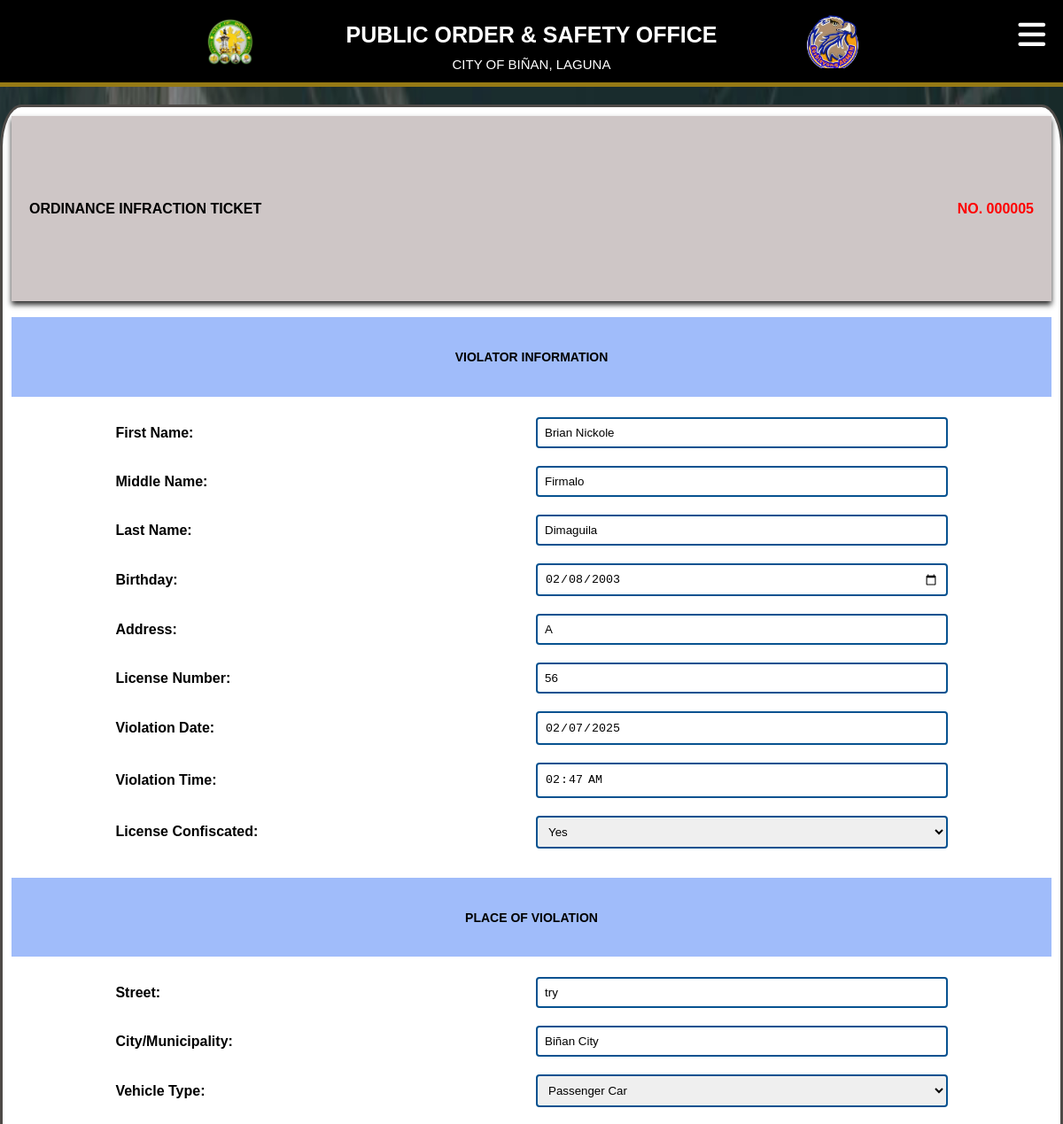
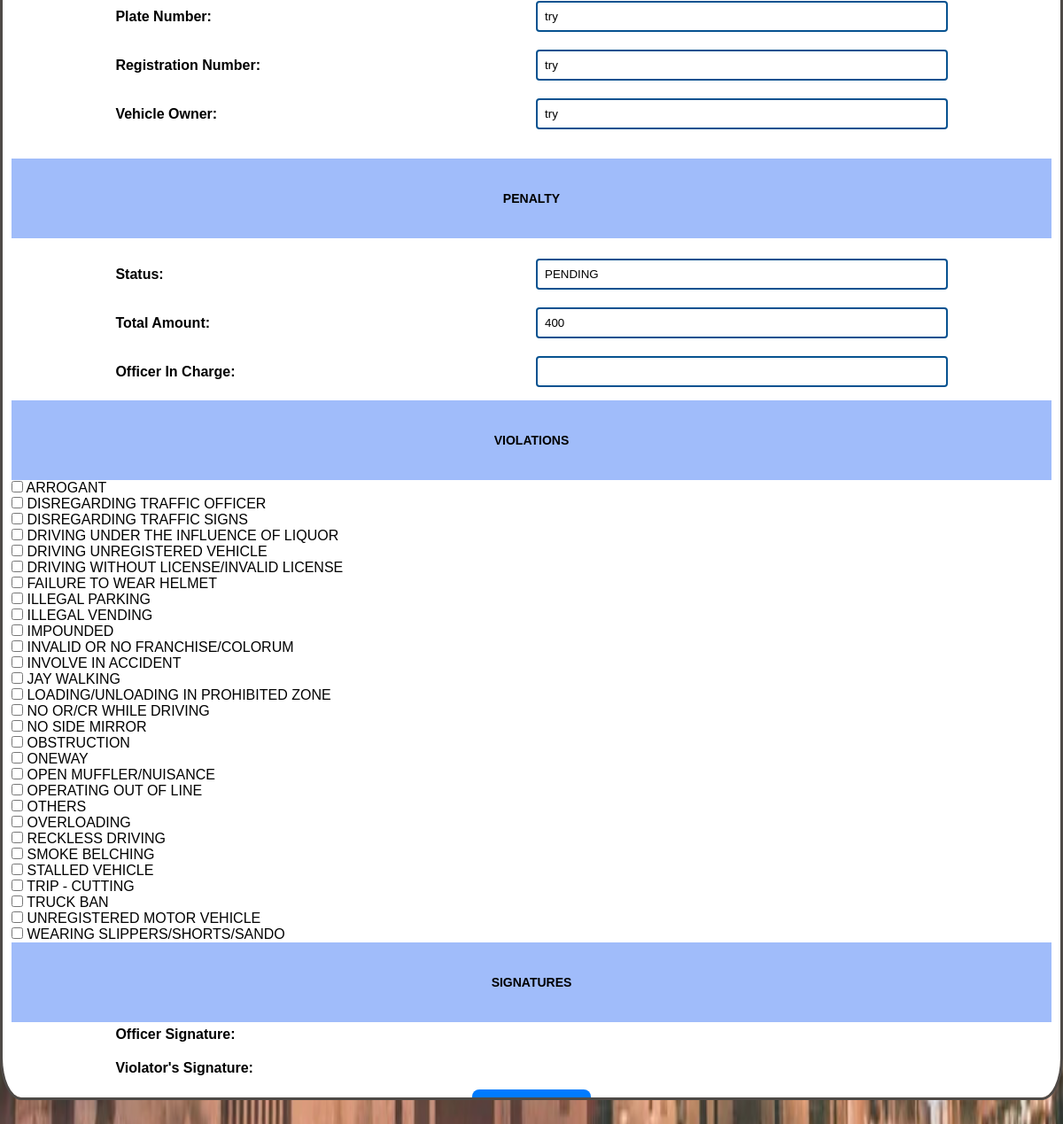
/admin/sm.php?ticket_number=000005 (signed in), run on the app's committed database (2 pictures, top to bottom).
### tables this page shows
CREATE TABLE `report` (
  `ID` int(11) NOT NULL,
  `ticket_number` varchar(6) DEFAULT NULL,
  `first_name` varchar(100) DEFAULT NULL,
  `middle_name` varchar(100) DEFAULT NULL,
  `last_name` varchar(100) DEFAULT NULL,
  `dob` date DEFAULT NULL,
  `address` varchar(255) DEFAULT NULL,
  `license` varchar(255) NOT NULL,
  `confiscated` enum('yes','no') NOT NULL,
  `violation_date` date DEFAULT NULL,
  `violation_time` time DEFAULT NULL,
  `street` varchar(100) DEFAULT NULL,
  `plate_number` varchar(20) DEFAULT NULL,
  `city` varchar(100) DEFAULT NULL,
  `registration` varchar(100) DEFAULT NULL,
  `vehicle_type` varchar(50) DEFAULT NULL,
  `vehicle_owner` varchar(100) DEFAULT NULL,
  `created_at` timestamp NOT NULL DEFAULT current_timestamp(),
  `signature` longblob NOT NULL
);

CREATE TABLE `3_violation` (
  `ID` int(10) NOT NULL,
  `ticket_number` varchar(255) NOT NULL,
  `license` varchar(255) DEFAULT NULL,
  `first_name` varchar(255) NOT NULL,
  `last_name` varchar(255) NOT NULL,
  `third_violation` varchar(1000) NOT NULL,
  `third_total` int(10) NOT NULL,
  `others_violation` varchar(1000) NOT NULL,
  `others_total` int(10) NOT NULL,
  `notes` varchar(1000) NOT NULL,
  `STATUS` varchar(255) NOT NULL DEFAULT 'PENDING',
  `3o_firstname` text NOT NULL,
  `3o_lastname` text NOT NULL,
  `3o_signature` longblob NOT NULL
);

### admin/sm.php (the view, shortened to what this page needs)
<?php
include 'connection.php';
$ticket_number = isset($_GET['ticket_number']) ? $_GET['ticket_number'] : '';
$stmt = $conn->prepare("
    SELECT
        r.ticket_number,
        r.violation_date,
        r.violation_time,
        r.first_name,
        r.middle_name,
        r.last_name,
        r.dob,
        r.address,
        r.license,
        r.registration,
        r.vehicle_owner,
        r.confiscated,
        r.street,                -- Street of violation
        r.city,                 -- City/Municipality
        r.vehicle_type,             -- Vehicle Type
        r.plate_number,             -- Plate Number
        r.signature AS violator_signature  -- Signature of violator (BLOB)
    FROM
        report AS r
    WHERE
        r.ticket_number = :ticket_number
");
$stmt->bindParam(':ticket_number', $ticket_number);
$stmt->execute();
$report = $stmt->fetch(PDO::FETCH_ASSOC);
$status = $amount = $officer_name = $officer_signature = '';
$stmt = $conn->prepare("
    SELECT
        v3.status,
        v3.third_total,
        v3.others_total,
        v3.3o_firstname,
        v3.3o_lastname,
        v3.3o_signature
    FROM
        3_violation AS v3
    WHERE
        v3.ticket_number = :ticket_number
");
$stmt->bindParam(':ticket_number', $ticket_number);
$stmt->execute();
$violation3 = $stmt->fetch(PDO::FETCH_ASSOC);
if ($violation3) {
    $status = $violation3['status'];
    $amount = $violation3['third_total'] + $violation3['others_total'];
    $officer_name = $violation3['3o_firstname'] . ' ' . $violation3['3o_lastname'];
}
?>
<!DOCTYPE html>
<html lang="en">
<head>
    <link rel="stylesheet" href="/poso/admin/css/sm.css">
    <link rel="stylesheet" href="https://cdnjs.cloudflare.com/ajax/libs/font-awesome/6.0.0-beta3/css/all.min.css">
</head>
<body>
    <nav class="navbar">
        <img src="/POSO/images/left.png" alt="Left Logo" class="logo">
        <div>
            <p class="public" >PUBLIC ORDER & SAFETY OFFICE</p>
            <p class="city">CITY OF BIÑAN, LAGUNA</p>
        </div>
        <img src="/POSO/images/arman.png" alt="POSO Logo" class="logo">
        <div class="hamburger" id="hamburger-icon">
            <i class="fa fa-bars"></i>
        </div>
    </nav>
    <form class="sm" method="POST" action="update_report.php?ticket_number=<?= $_GET['ticket_number'] ?>">
        <div class="inside">
            <h2 class="gray" style="display: flex; justify-content: space-between; align-items: center;">
                ORDINANCE INFRACTION TICKET
                <span style="color: red;">NO. <?= htmlspecialchars($report['ticket_number']) ?></span>
            </h2>
            <div class="violator-info">
                <br>
                <h3 class="title">VIOLATOR INFORMATION</h3>
                <br>
                <div class="info-container">
                    <div><strong>First Name:</strong></div>
                    <div><input type="text" name="first_name" value="<?= htmlspecialchars($report['first_name']) ?>"></div>
                </div>
                <div class="info-container">
                    <div><strong>Middle Name:</strong></div>
                    <div><input type="text" name="middle_name" value="<?= htmlspecialchars($report['middle_name']) ?>"></div>
                </div>
                <div class="info-container">
                    <div><strong>Last Name:</strong></div>
                    <div><input type="text" name="last_name" value="<?= htmlspecialchars($report['last_name']) ?>"></div>
                </div>
                <div class="info-container">
                    <div><strong>Birthday:</strong></div>
<div><input type="date" name="dob" value="<?= htmlspecialchars($report['dob']) ?>"></div>
                </div>
                <div class="info-container">
                    <div><strong>Address:</strong></div>
                    <div><input type="text" name="address" value="<?= htmlspecialchars($report['address']) ?>"></div>
                </div>
                <div class="info-container">
                    <div><strong>License Number:</strong></div>
                    <div><input type="text" name="license" value="<?= htmlspecialchars($report['license']) ?>" readonly></div>
                </div>
                <div class="info-container">
                    <div><strong>Violation Date:</strong></div>
                    <div><input type="date" name="violation_date" value="<?= htmlspecialchars($report['violation_date']) ?>" readonly></div>
                </div>
                <div class="info-container">
                    <div><strong>Violation Time:</strong></div>
                    <div><input type="time" name="violation_time" value="<?= htmlspecialchars($report['violation_time']) ?>" readonly></div>
                </div>
                <div class="info-container">
                    <div><strong>License Confiscated:</strong></div>
                    <div>
                        <select name="confiscated">
                            <option value="1" <?= $report['confiscated'] ? 'selected' : '' ?>>Yes</option>
                        </select>
                    </div>
                </div>
            </div>
            <div class="place-info">
                <br>
                <h3 class="title">PLACE OF VIOLATION</h3>
                <br>
                <div class="info-container">
                    <div><strong>Street:</strong></div>
                    <div><input type="text" name="street" value="<?= htmlspecialchars($report['street']) ?>"readonly></div>
                </div>
                <div class="info-container">
                    <div><strong>City/Municipality:</strong></div>
                    <div><input type="text" name="city" value="<?= htmlspecialchars($report['city']) ?>"readonly></div>
                </div>
                <div class="info-container">
                    <div><strong>Vehicle Type:</strong></div>
                    <div>
                        <select id="vehicle_type" name="vehicle_type" class="form-control">
                            <option value="Passenger Car" <?= $report['vehicle_type'] == 'Passenger Car' ? 'selected' : '' ?>>Passenger Car</option>
                        </select>
                    </div>
                </div>
                <div class="info-container">
                    <div><strong>Plate Number:</strong></div>
                    <div><input type="text" name="plate_number" value="<?= htmlspecialchars($report['plate_number']) ?>"readonly></div>
                </div>
                <div class="info-container">
                    <div><strong>Registration Number:</strong></div>
                    <div><input type="text" name="registration" value="<?= htmlspecialchars($report['registration']) ?>"readonly></div>
                </div>
                <div class="info-container">
                    <div><strong>Vehicle Owner:</strong></div>
                    <div><input type="text" name="vehicle_owner" value="<?= htmlspecialchars($report['vehicle_owner']) ?>"></div>
                </div>
            </div>
            <div class="penalty-info">
                <br>
                <h3 class="title">PENALTY</h3>
                <br>
                <div class="info-container">
                    <div><strong>Status:</strong></div>
                    <div><input type="text" name="status" value="<?= htmlspecialchars($status) ?>"></div>
                </div>
                <div class="info-container">
                    <div><strong>Total Amount:</strong></div>
                    <div><input type="number" name="amount" value="<?= htmlspecialchars($amount) ?>" step="0.01"></div>
                </div>
                <div class="info-container">
                    <div><strong>Officer In Charge:</strong></div>
                    <div><input type="text" name="officer_name" value="<?= htmlspecialchars($officer_name) ?>"readonly></div>
                </div>
                <h3 class="title">VIOLATIONS</h3>
                <div class="violations-container">
                    <label><input type="checkbox" name="violations[]" value="FAILURE TO WEAR HELMET"> FAILURE TO WEAR HELMET</label><br>
                    <label><input type="checkbox" name="violations[]" value="OPEN MUFFLER/NUISANCE"> OPEN MUFFLER/NUISANCE</label><br>
                    <label><input type="checkbox" name="violations[]" value="ARROGANT"> ARROGANT</label><br>
                    <label><input type="checkbox" name="violations[]" value="ONEWAY"> ONEWAY</label><br>
                    <label><input type="checkbox" name="violations[]" value="ILLEGAL PARKING"> ILLEGAL PARKING</label><br>
                    <label><input type="checkbox" name="violations[]" value="DRIVING WITHOUT LICENSE/INVALID LICENSE"> DRIVING WITHOUT LICENSE/INVALID LICENSE</label><br>
                    <label><input type="checkbox" name="violations[]" value="NO OR/CR WHILE DRIVING"> NO OR/CR WHILE DRIVING</label><br>
                    <label><input type="checkbox" name="violations[]" value="DRIVING UNREGISTERED VEHICLE"> DRIVING UNREGISTERED VEHICLE</label><br>
                    <label><input type="checkbox" name="violations[]" value="UNREGISTERED MOTOR VEHICLE"> UNREGISTERED MOTOR VEHICLE</label><br>
                    <label><input type="checkbox" name="violations[]" value="OBSTRUCTION"> OBSTRUCTION</label><br>
                    <label><input type="checkbox" name="violations[]" value="DISREGARDING TRAFFIC SIGNS"> DISREGARDING TRAFFIC SIGNS</label><br>
                    <label><input type="checkbox" name="violations[]" value="DISREGARDING TRAFFIC OFFICER"> DISREGARDING TRAFFIC OFFICER</label><br>
                    <label><input type="checkbox" name="violations[]" value="TRUCK BAN"> TRUCK BAN</label><br>
                    <label><input type="checkbox" name="violations[]" value="STALLED VEHICLE"> STALLED VEHICLE</label><br>
                    <label><input type="checkbox" name="violations[]" value="RECKLESS DRIVING"> RECKLESS DRIVING</label><br>
                    <label><input type="checkbox" name="violations[]" value="DRIVING UNDER THE INFLUENCE OF LIQUOR"> DRIVING UNDER THE INFLUENCE OF LIQUOR</label><br>
                    <label><input type="checkbox" name="violations[]" value="INVALID OR NO FRANCHISE/COLORUM"> INVALID OR NO FRANCHISE/COLORUM</label><br>
                    <label><input type="checkbox" name="violations[]" value="OPERATING OUT OF LINE"> OPERATING OUT OF LINE</label><br>
                    <label><input type="checkbox" name="violations[]" value="TRIP - CUTTING"> TRIP - CUTTING</label><br>
                    <label><input type="checkbox" name="violations[]" value="OVERLOADING"> OVERLOADING</label><br>
                    <label><input type="checkbox" name="violations[]" value="LOADING/UNLOADING IN PROHIBITED ZONE"> LOADING/UNLOADING IN PROHIBITED ZONE</label><br>
                    <label><input type="checkbox" name="violations[]" value="INVOLVE IN ACCIDENT"> INVOLVE IN ACCIDENT</label><br>
                    <label><input type="checkbox" name="violations[]" value="SMOKE BELCHING"> SMOKE BELCHING</label><br>
                    <label><input type="checkbox" name="violations[]" value="NO SIDE MIRROR"> NO SIDE MIRROR</label><br>
                    <label><input type="checkbox" name="violations[]" value="JAY WALKING"> JAY WALKING</label><br>
                    <label><input type="checkbox" name="violations[]" value="WEARING SLIPPERS/SHORTS/SANDO"> WEARING SLIPPERS/SHORTS/SANDO</label><br>
                    <label><input type="checkbox" name="violations[]" value="ILLEGAL VENDING"> ILLEGAL VENDING</label><br>
                    <label><input type="checkbox" name="violations[]" value="IMPOUNDED"> IMPOUNDED</label><br>
                    <label><input type="checkbox" name="violations[]" value="OTHERS"> OTHERS</label><br>
                </div>
                <h3 class="title">SIGNATURES</h3>
                <div class="info-container">
                    <div><strong>Officer Signature:</strong></div>
                </div>
                <div class="info-container">
                    <div><strong>Violator's Signature:</strong></div>
                </div>
            </div>
        </div>
        <div style="text-align: center;">
            <button type="submit">Update Report</button>
        </div>
    </form>
</body>
</html>

### admin/css/sm.css (style rules this page uses)
* { margin: 0; padding: 0; box-sizing: border-box; }
body { font-family: Arial, sans-serif; justify-content: center; text-align: center; align-items: center; height: 50vh; margin: 0; }
.navbar { display: flex; align-items: center; justify-content: center; margin-bottom: 20px; background-color: #000000; color: white; border-bottom-style: outset; border-color: rgb(234, 190, 34); border-width: 5px; }
.public { font-size: 25px; font-weight: bold; margin-top: 25px; }
.city { font-size: 15px; margin-top: 10px; margin-bottom: 12px; }
.logo { width: 60px; height: auto; margin: 0 100px; }
.hamburger { font-size: 35px; cursor: pointer; z-index: 100; position: absolute; top: 20px; right: 20px; }
.sm { background-color: rgb(255, 255, 255); border: 3px solid rgb(78, 74, 71); border-radius: 2%; padding-bottom: 8%; }
.gray { background-color: #cec6c6; width: auto; height: 7vh; font-size: 16px; font-weight: bold; padding: 20px; box-shadow: 0px 4px 6px rgba(0, 0, 0, 0.84); }
.title { display: flex; justify-content: center; align-items: center; background-color: #a0bcfa; width: auto; height: 3vh; font-size: 14px; font-weight: bold; padding: 17px; }
.info-container { display: grid; grid-template-columns: 200px auto; gap: 10px; margin-bottom: 10px; padding-left: 250px; margin-left: auto; margin-right: auto; max-width: 80%; }
.info-container div { align-self: center; }
.info-container input, .info-container select { width: 100%; padding: 8px; border: 2px solid #075290; border-radius: 4px; box-sizing: border-box; }
form.sm { max-height: 80vh; max-width: 90vh; overflow-y: auto; padding: 10px; box-sizing: border-box; margin: 10px auto; text-align: left; }
h3.title { text-align: center; }
.info-container { display: flex; justify-content: space-between; padding: 5px 0; }
.info-container div { flex: 1; }
button[type="submit"] { background-color: #007bff; color: white; border: none; padding: 12px 28px; text-align: center; text-decoration: none; display: inline-block; font-size: 12px; cursor: pointer; border-radius: 8px; transition: background-color 0.3s ease, transform 0.3s ease; }

### data on the page
report: ticket_number "000005", first_name "Brian Nickole", middle_name "Firmalo", last_name "Dimaguila", dob "02/08/2003", address "A", license "56", violation_date "02/07/2025", violation_time "02:47:00", confiscated "Yes", street "try", city "Biñan City", vehicle_type "Passenger Car", plate_number "try", registration "try", vehicle_owner "try"
3_violation: status "PENDING", amount "400"
